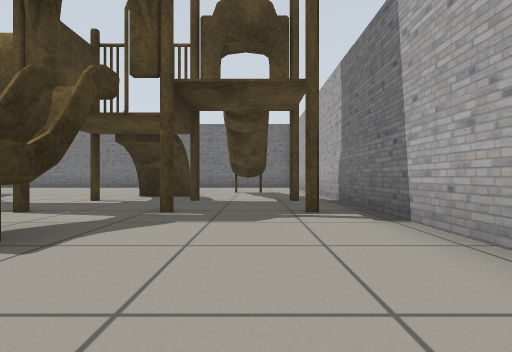
view 1 (above)

24 first-person views from a walk through a robot-simulator world made for Gazebo. The camera is 0.5 m above the floor, looks level and sees 85° across. The lines on the ground mark 1 m squares. The floor is counted in squares, 1 m on a side. Each view is taken from the middle of a square. On the plan, view 1 faces up. The plan holds only what a view shows up to about 9 squares ahead; the rest is blank. The place goes on beyond the plan. The robots in the file are not drawn. Simple shapes stand in for some stock models. Some surface patterns are stand-ins.

view 2
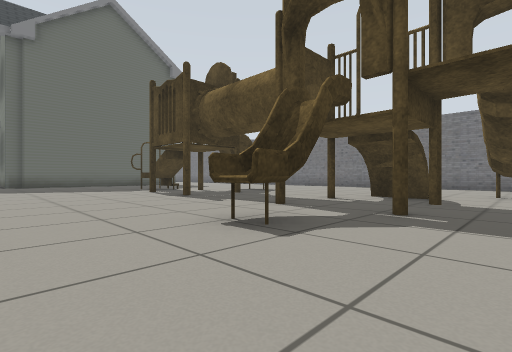

view 3
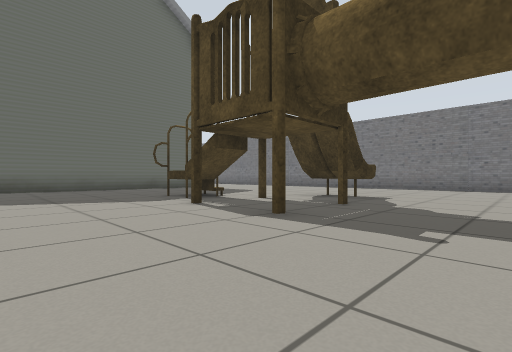

view 4
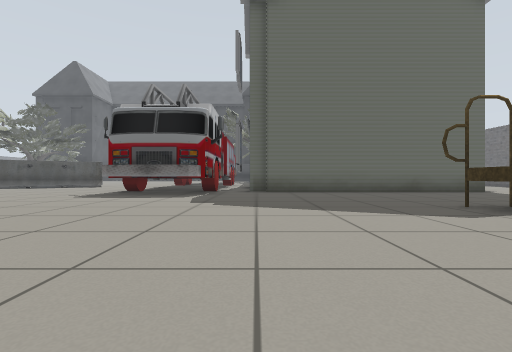

view 5
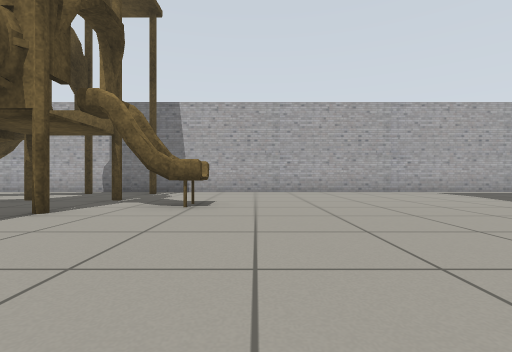

view 6
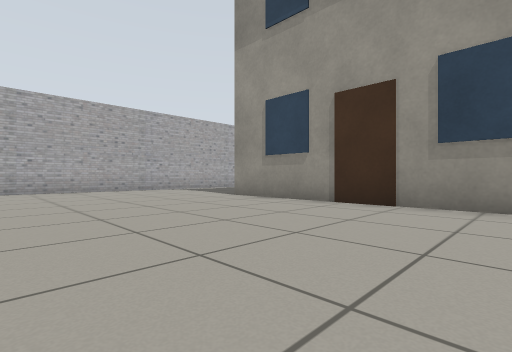

view 7
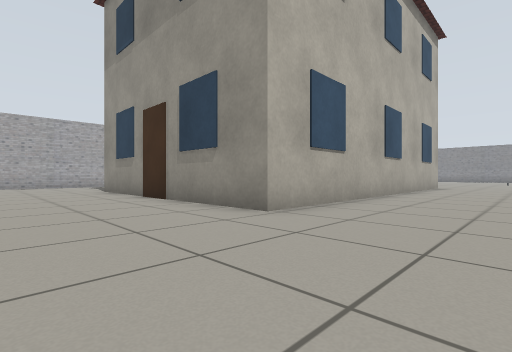

view 8
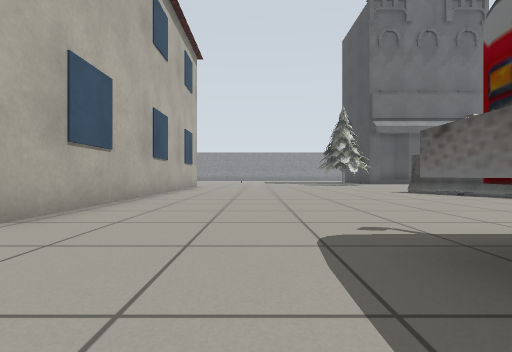

view 9
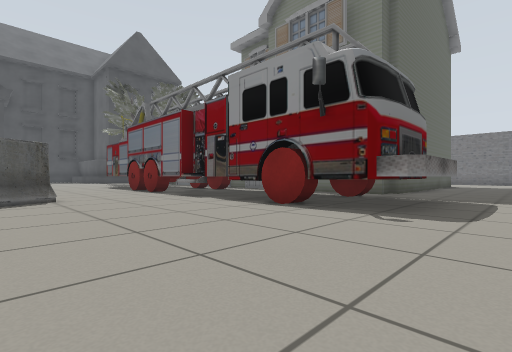

view 10
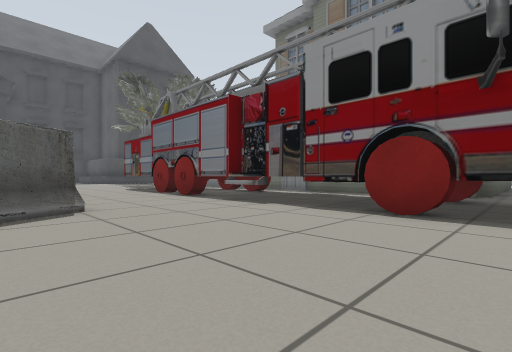

view 11
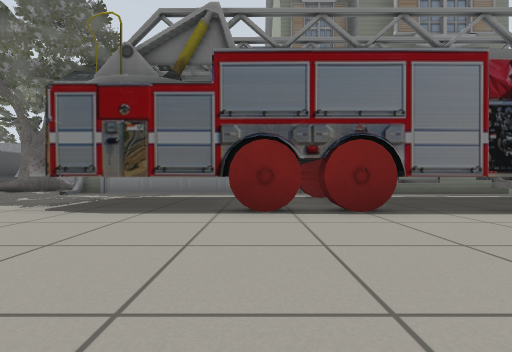

view 12
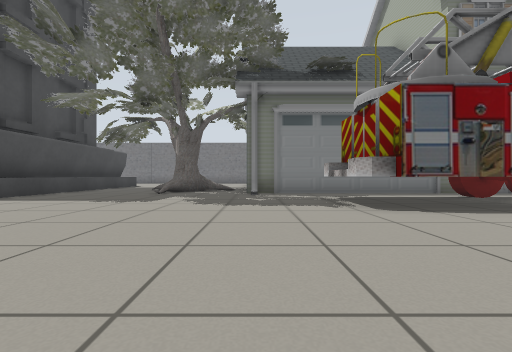

view 13
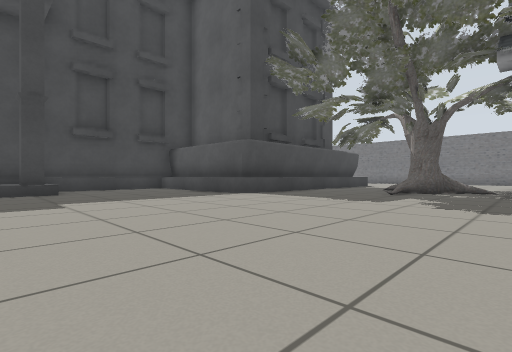

view 14
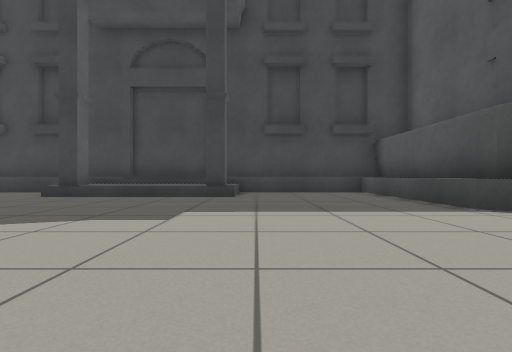

view 15
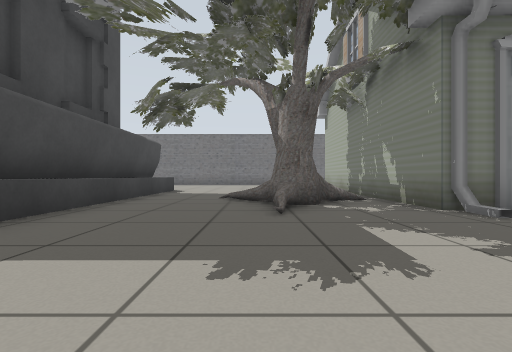

view 16
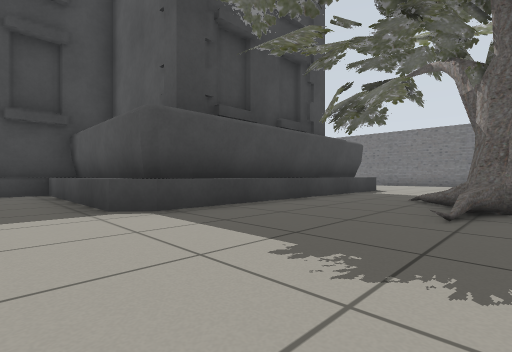

view 17
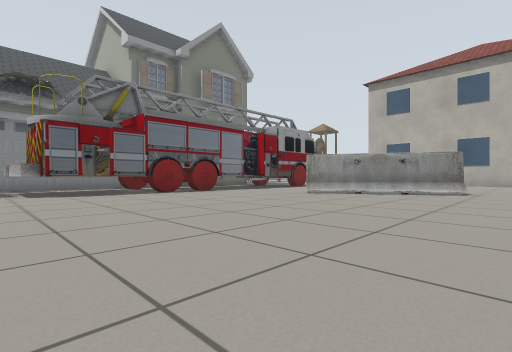

view 18
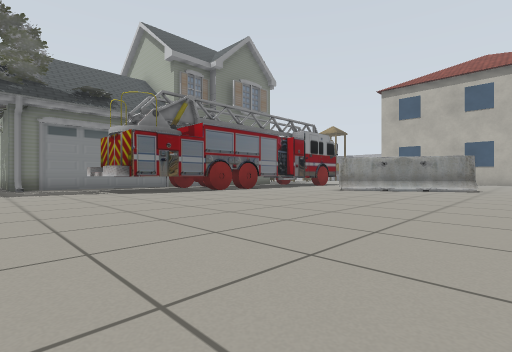

view 19
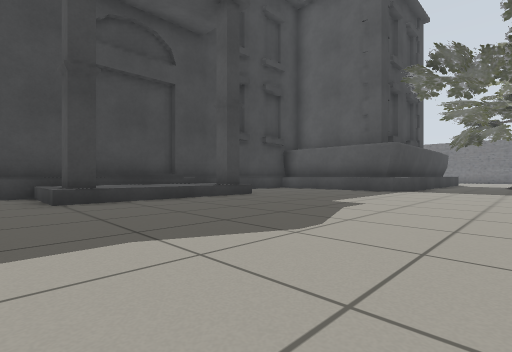

view 20
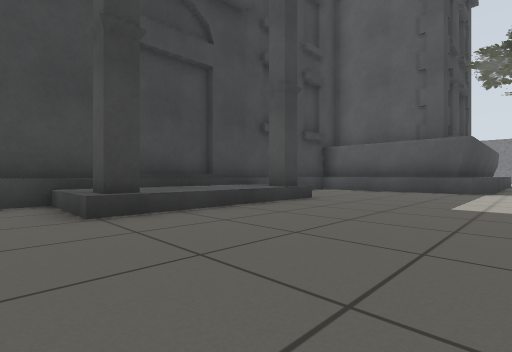

view 21
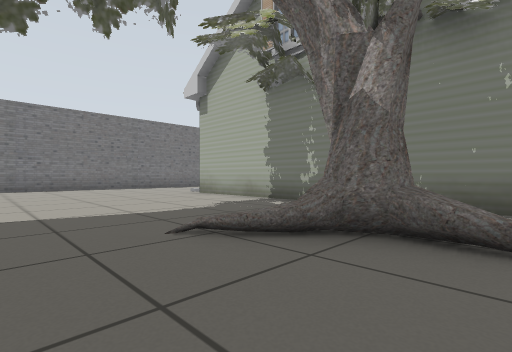

view 22
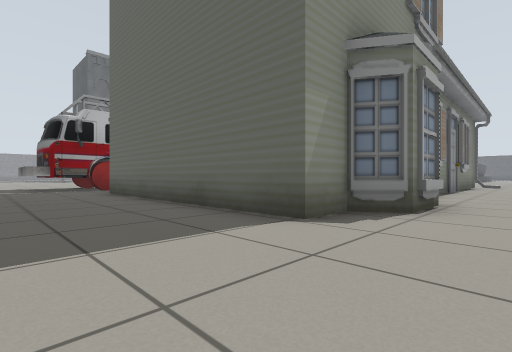

view 23
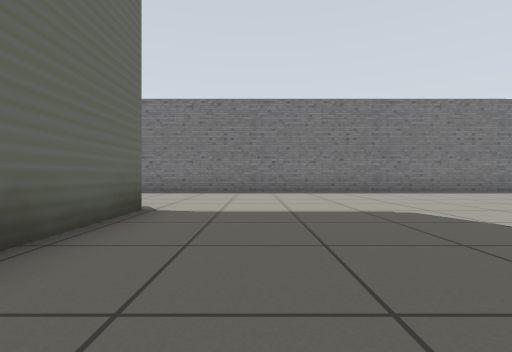

view 24
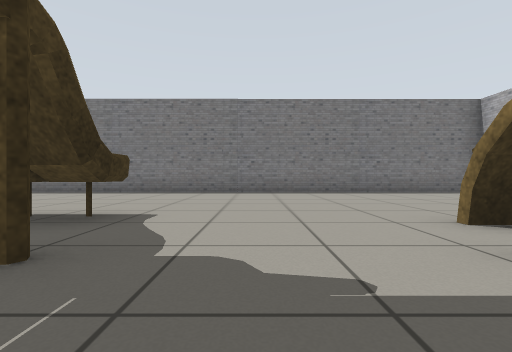

### Floor plan
Key: @ floor where view 1 was taken; # wall or solid block; . floor; P playground; H house; T truck; B building; A barrier; K oak tree; S school.
Columns run from 38 left of view 1 to 2 right of it. Each row starts with its distance up from view 1.
 13        #              ###################
 12        .              ..................#
 11        ..             .................
 10       ....       .....................
  9       .....    ......HH.................#
  8       .....H   HHHHHHHHH..............P.#
  7       .....H           H......PP...PP.P.#
  6     SS.....H           H......PP...PP.P.#
  5     SS.....H           H....PPPPPPPPPPPP#
  4     SSK....H           H....P.PP...PPPPP#
  3     SK..KKKH           H............P...#
  2     SSKKKK.H     H     H............P...#
  1     SS..K..HHHHHHHHHHHHH................#
  0 SSSSSS..........TTTTTT TT.............@.#
 -1 SSSSSS.......TTTTTTTTTTTTT..............#
 -2 S............TTTTTTTTTTTTT..............#
 -3 S............TTTTTTTTTTTTT..............#
 -4 S............................BBBBBBB....#
 -5 S............................B        ..#
 -6 SSS................A.........B         .#
 -7 SSS................AA........B          #
 -8 SSS...... ..........A........B
 -9 SSS...... ..........AA.......B
-10 SSS...... ...................B
-11 S........ ............     ..B

Positions as (right, up) in squares from view 1, and headings:
1: (0, 0), facing up
2: (0, 0), facing up-left
3: (-4, 1), facing up-left
4: (-6, 1), facing left
5: (-7, 1), facing right
6: (-8, 1), facing down-right
7: (-12, -1), facing down-right
8: (-12, -1), facing down
9: (-12, -7), facing up-left
10: (-14, -7), facing up-left
11: (-22, -7), facing up
12: (-27, -7), facing up
13: (-27, -7), facing up-left
14: (-29, -5), facing left
15: (-30, -3), facing up
16: (-29, -3), facing up-left
17: (-26, -11), facing up-right
18: (-28, -11), facing up-right
19: (-30, -11), facing up-left
20: (-32, -11), facing up-left
21: (-32, 1), facing up-right
22: (-12, 10), facing down-left
23: (-13, 4), facing up
24: (-5, 4), facing up
